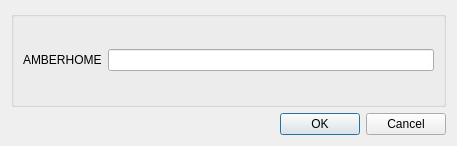
<?xml version="1.0" encoding="UTF-8"?>
<ui version="4.0">
 <class>AmberConfigDialog</class>
 <widget class="QDialog" name="AmberConfigDialog">
  <property name="geometry">
   <rect>
    <x>0</x>
    <y>0</y>
    <width>457</width>
    <height>146</height>
   </rect>
  </property>
  <property name="windowTitle">
   <string>Amber Config</string>
  </property>
  <layout class="QVBoxLayout" name="verticalLayout">
   <item>
    <widget class="QGroupBox" name="groupBox">
     <property name="title">
      <string/>
     </property>
     <layout class="QGridLayout" name="gridLayout">
      <item row="0" column="0" colspan="2">
       <widget class="QLabel" name="label">
        <property name="text">
         <string>AMBERHOME</string>
        </property>
       </widget>
      </item>
      <item row="0" column="2">
       <widget class="QLineEdit" name="directory">
        <property name="text">
         <string/>
        </property>
       </widget>
      </item>
     </layout>
    </widget>
   </item>
   <item>
    <widget class="QDialogButtonBox" name="buttonBox">
     <property name="orientation">
      <enum>Qt::Horizontal</enum>
     </property>
     <property name="standardButtons">
      <set>QDialogButtonBox::Cancel|QDialogButtonBox::Ok</set>
     </property>
    </widget>
   </item>
  </layout>
 </widget>
 <resources/>
 <connections>
  <connection>
   <sender>buttonBox</sender>
   <signal>accepted()</signal>
   <receiver>AmberConfigDialog</receiver>
   <slot>accept()</slot>
   <hints>
    <hint type="sourcelabel">
     <x>248</x>
     <y>254</y>
    </hint>
    <hint type="destinationlabel">
     <x>157</x>
     <y>274</y>
    </hint>
   </hints>
  </connection>
  <connection>
   <sender>buttonBox</sender>
   <signal>rejected()</signal>
   <receiver>AmberConfigDialog</receiver>
   <slot>reject()</slot>
   <hints>
    <hint type="sourcelabel">
     <x>316</x>
     <y>260</y>
    </hint>
    <hint type="destinationlabel">
     <x>286</x>
     <y>274</y>
    </hint>
   </hints>
  </connection>
 </connections>
</ui>
